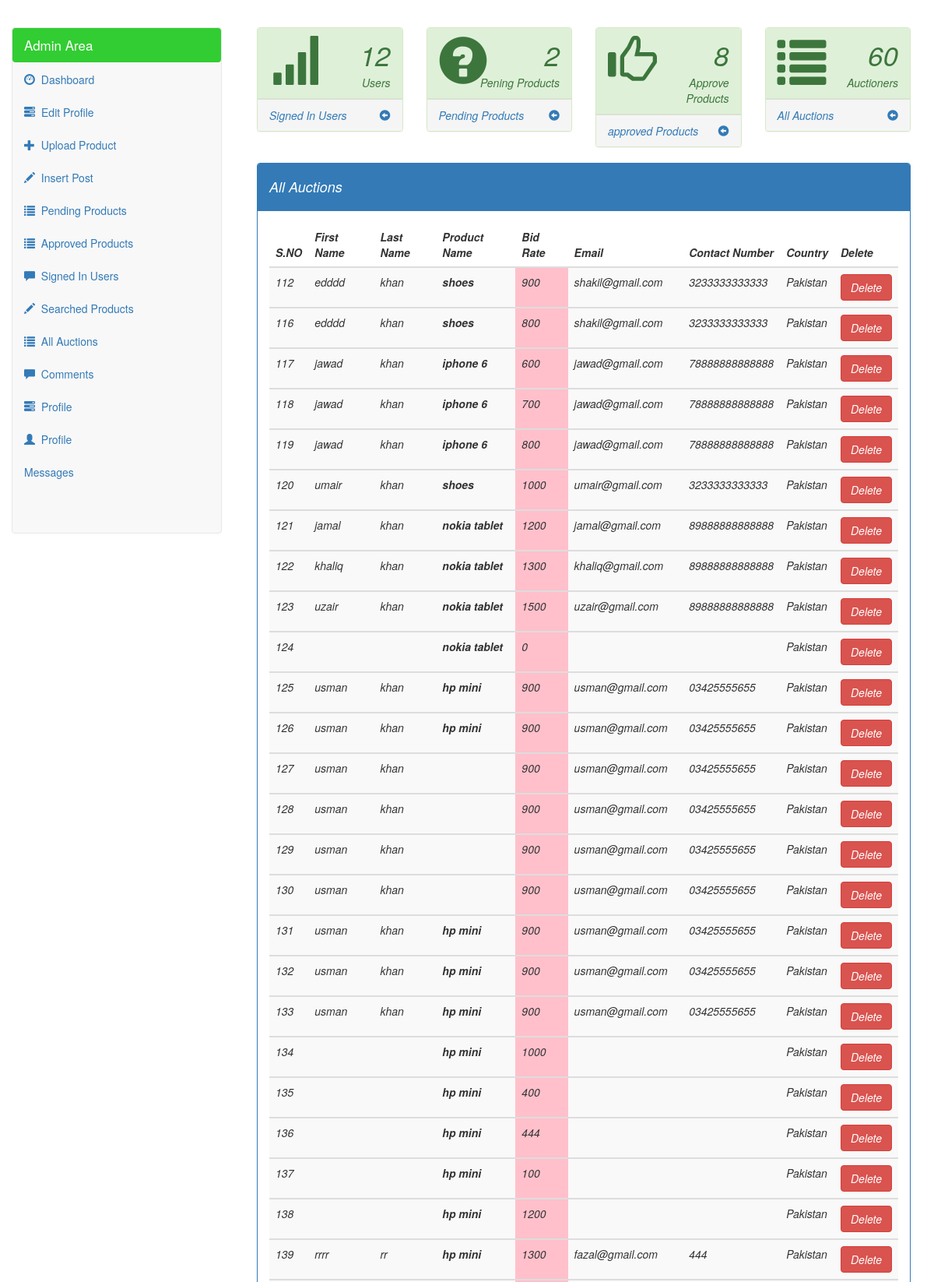
Screenshot of /admin/all_auctions.php (signed in, upper part) with the database file from the repository.
### tables this page shows
CREATE TABLE `bid_started_products` (
  `cus_id` int(100) NOT NULL,
  `product_name` text NOT NULL,
  `first_name` text NOT NULL,
  `last_name` text NOT NULL,
  `bid_rate` int(100) NOT NULL,
  `email` varchar(100) NOT NULL,
  `password` varchar(100) NOT NULL,
  `country` text NOT NULL,
  `contact` text NOT NULL
);

### admin/all_auctions.php (the view, shortened to what this page needs)
<?php
if(!isset($_SESSION['admin_email'])){
echo "<script>window.open('index.php','_self')</script>";
}
else{
	?>
<!DOCTYPE html>
<html>
<head>
<?php require_once 'parts/header.php'; ?>
</head>
<body>
<?php include('admin_left_area.php'); ?>
<div class="col-lg-12">
		<div class="panel panel-primary">
		<div class="panel-heading"><h4>All Auctions</h4></div>
		<div class="panel-body">
		<table class="table table-striped">
		<thead>
			<tr>
			   <th>S.NO</th>
			   <th>First Name</th>
			   <th>Last Name</th>
			     <th>Product Name</th>
			   <th>Bid Rate</th>
			    <th>Email</th>
			    <th>Contact Number</th>
			     <th>Country</th>
			     <th>Delete</th>
			</tr>
		</thead>
			 <?php
			include('connect.php');
       $query2=mysqli_query($con," SELECT * FROM bid_started_products ");
             while($row2=mysqli_fetch_array($query2)){
                 $serial=$row2['cus_id'];
                  $p_name=$row2['product_name'];
                  $first_name=$row2['first_name'];
                  $last_name=$row2['last_name'];
                  $bid_rate=$row2['bid_rate'];
                  $email=$row2['email'];
                  $contact=$row2['contact'];
                  $country=$row2['country'];
                  ?>
                  <?php
    echo "<tbody>
           <tr>
		     <td>$serial</td>
		     <td>$first_name</td>
		     <td>$last_name</td>
		       <th>$p_name</th>
		     <td style='background:pink;'>$bid_rate</td>
		     <td>$email</td>
		   <td>$contact</td>
		   <td>$country</td>
		<td><a href='all_auctions.php?reje=$email' class='btn btn-danger'>Delete</a></td>
		</tr>
		</tbody>";
	}
		?>
		</table>
        </div>
        </div>
        </div>
</body>
</html>
<?php } ?>

### rows the page displays
bid_started_products: cus_id "112", first_name "edddd", last_name "khan", product_name "shoes", bid_rate "900", email "shakil@gmail.com", contact "3233333333333", country "Pakistan"
bid_started_products: cus_id "116", first_name "edddd", last_name "khan", product_name "shoes", bid_rate "800", email "shakil@gmail.com", contact "3233333333333", country "Pakistan"
bid_started_products: cus_id "117", first_name "jawad", last_name "khan", product_name "iphone 6", bid_rate "600", email "jawad@gmail.com", contact "78888888888888", country "Pakistan"
bid_started_products: cus_id "118", first_name "jawad", last_name "khan", product_name "iphone 6", bid_rate "700", email "jawad@gmail.com", contact "78888888888888", country "Pakistan"
bid_started_products: cus_id "119", first_name "jawad", last_name "khan", product_name "iphone 6", bid_rate "800", email "jawad@gmail.com", contact "78888888888888", country "Pakistan"
bid_started_products: cus_id "120", first_name "umair", last_name "khan", product_name "shoes", bid_rate "1000", email "umair@gmail.com", contact "3233333333333", country "Pakistan"
bid_started_products: cus_id "121", first_name "jamal", last_name "khan", product_name "nokia tablet", bid_rate "1200", email "jamal@gmail.com", contact "89888888888888", country "Pakistan"
bid_started_products: cus_id "122", first_name "khaliq", last_name "khan", product_name "nokia tablet", bid_rate "1300", email "khaliq@gmail.com", contact "89888888888888", country "Pakistan"
bid_started_products: cus_id "123", first_name "uzair", last_name "khan", product_name "nokia tablet", bid_rate "1500", email "uzair@gmail.com", contact "89888888888888", country "Pakistan"
bid_started_products: cus_id "124", product_name "nokia tablet", bid_rate "0", country "Pakistan"
bid_started_products: cus_id "125", first_name "usman", last_name "khan", product_name "hp mini", bid_rate "900", email "usman@gmail.com", contact "03425555655", country "Pakistan"
bid_started_products: cus_id "126", first_name "usman", last_name "khan", product_name "hp mini", bid_rate "900", email "usman@gmail.com", contact "03425555655", country "Pakistan"
bid_started_products: cus_id "127", first_name "usman", last_name "khan", bid_rate "900", email "usman@gmail.com", contact "03425555655", country "Pakistan"
bid_started_products: cus_id "128", first_name "usman", last_name "khan", bid_rate "900", email "usman@gmail.com", contact "03425555655", country "Pakistan"
bid_started_products: cus_id "129", first_name "usman", last_name "khan", bid_rate "900", email "usman@gmail.com", contact "03425555655", country "Pakistan"
bid_started_products: cus_id "130", first_name "usman", last_name "khan", bid_rate "900", email "usman@gmail.com", contact "03425555655", country "Pakistan"
bid_started_products: cus_id "131", first_name "usman", last_name "khan", product_name "hp mini", bid_rate "900", email "usman@gmail.com", contact "03425555655", country "Pakistan"
bid_started_products: cus_id "132", first_name "usman", last_name "khan", product_name "hp mini", bid_rate "900", email "usman@gmail.com", contact "03425555655", country "Pakistan"
bid_started_products: cus_id "133", first_name "usman", last_name "khan", product_name "hp mini", bid_rate "900", email "usman@gmail.com", contact "03425555655", country "Pakistan"
bid_started_products: cus_id "134", product_name "hp mini", bid_rate "1000", country "Pakistan"
bid_started_products: cus_id "135", product_name "hp mini", bid_rate "400", country "Pakistan"
bid_started_products: cus_id "136", product_name "hp mini", bid_rate "444", country "Pakistan"
bid_started_products: cus_id "137", product_name "hp mini", bid_rate "100", country "Pakistan"
bid_started_products: cus_id "138", product_name "hp mini", bid_rate "1200", country "Pakistan"
bid_started_products: cus_id "139", first_name "rrrr", last_name "rr", product_name "hp mini", bid_rate "1300", email "fazal@gmail.com", contact "444", country "Pakistan"

### other values shown
$id "12"
$id "2"
$id "8"
$count "60"
